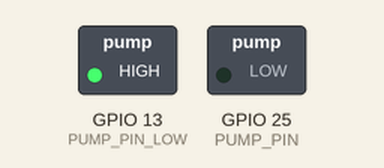
The sketch below on a simulated ESP32. Parts: switched loads named in the sketch (green lamp = pin HIGH). Dashed ring = blinking.

Above: at 0.5 s.
Timing chart, 0 to 4.6 s (numbered marks = the images above):
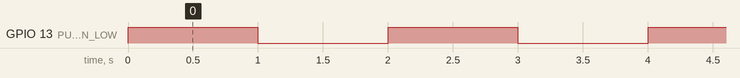

The sketch:

pump.ino
```cpp
#define PUMP_PIN 25
#define PUMP_PIN_LOW 13
void setup() {
  // put your setup code here, to run once:
  pinMode(PUMP_PIN, OUTPUT);
  pinMode(PUMP_PIN_LOW, OUTPUT);
}

void loop() {
  // put your main code here, to run repeatedly:
    digitalWrite(PUMP_PIN, LOW);
    digitalWrite(PUMP_PIN_LOW, HIGH);

    delay(1000);

    digitalWrite(PUMP_PIN, LOW);
    digitalWrite(PUMP_PIN_LOW, LOW);

    delay(1000);
}
```

Measured:
- by itself, GPIO 13 (PUMP_PIN_LOW): alternates HIGH for 1.0 s and LOW for 1.0 s
